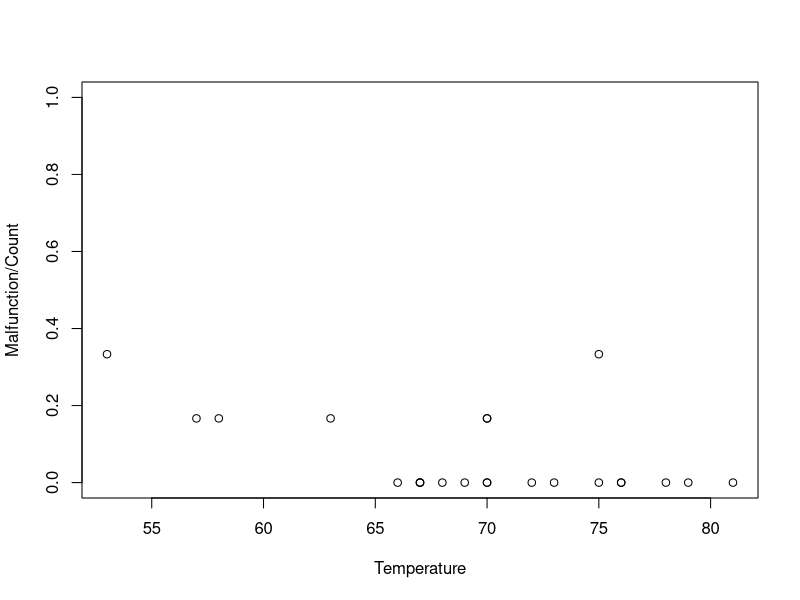
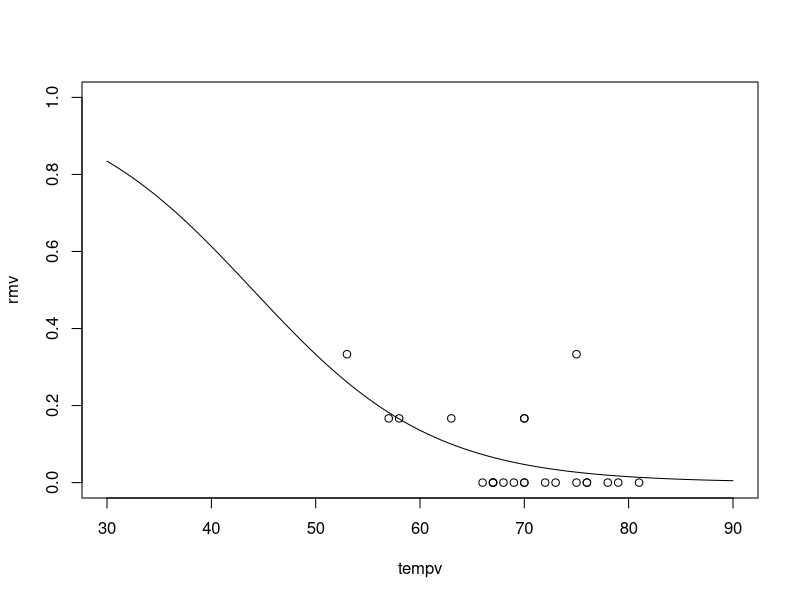

These charts were generated, in order, by the following R code:
## ---- chunk 1
data = read.csv("module2_exo5_shuttle.csv",header=T)
data
## ---- chunk 2
logistic_reg = glm(data=data, Malfunction/Count ~ Temperature, weights=Count,
                   family=binomial(link='logit'))
summary(logistic_reg)
## ---- chunk 3
plot(data=data, Malfunction/Count ~ Temperature, ylim=c(0,1))
## ---- chunk 4
# shuttle=shuttle[shuttle$r!=0,] 
tempv = seq(from=30, to=90, by = .5)
rmv <- predict(logistic_reg,list(Temperature=tempv),type="response")
plot(tempv,rmv,type="l",ylim=c(0,1))
points(data=data, Malfunction/Count ~ Temperature)
